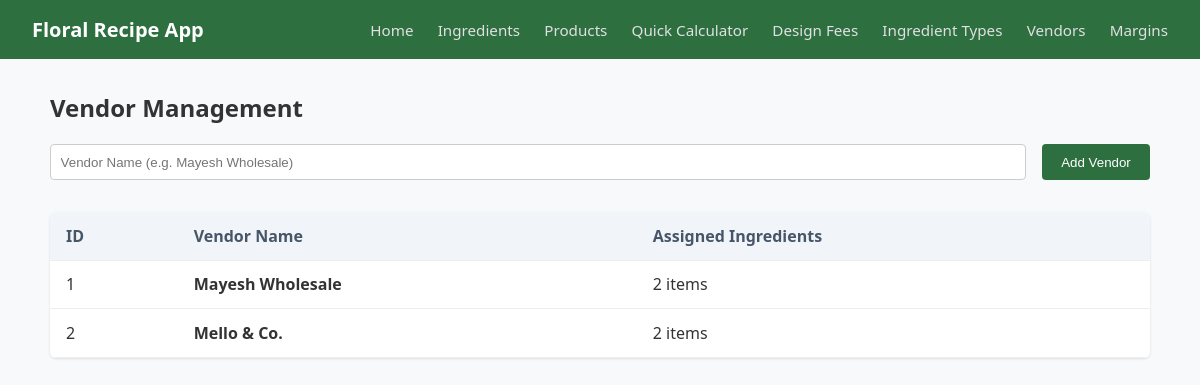
/vendors, run on an earlier commit of the app's database.
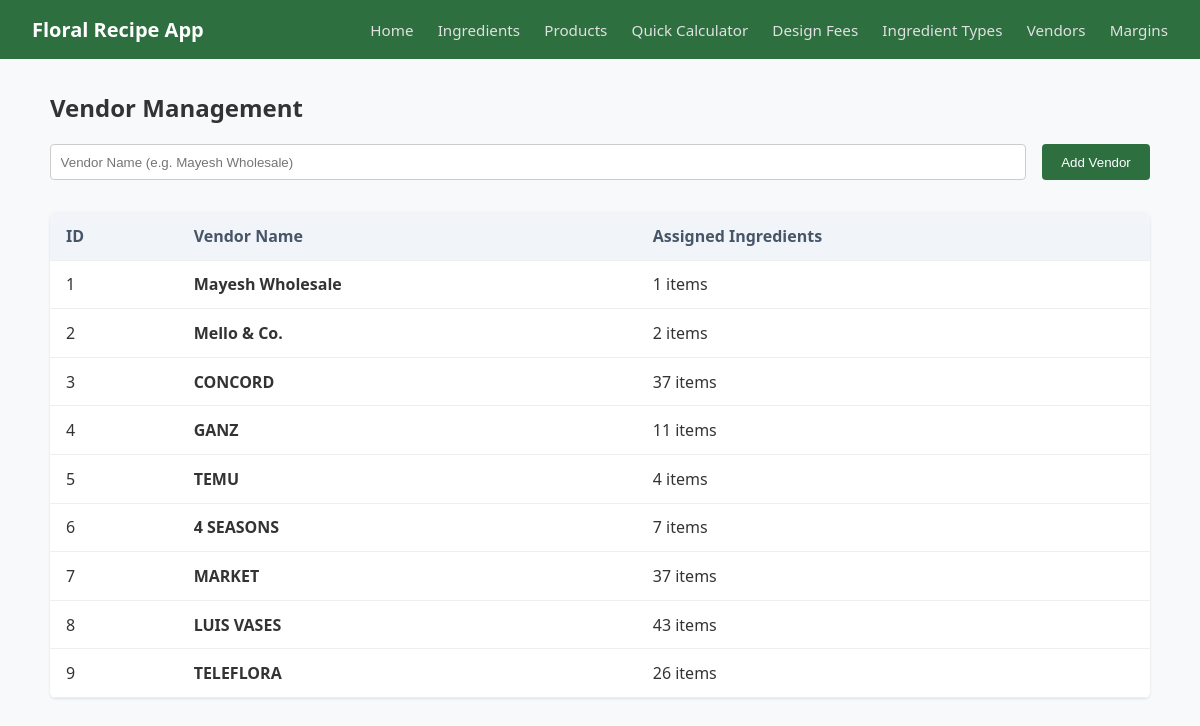
And on a later commit of the database.
### models.py (models this page shows, shortened)
class Vendor(db.Model):
    __tablename__ = 'vendors'
    id = db.Column(db.Integer, primary_key=True)
    name = db.Column(db.String(100), nullable=False)
    ingredients = db.relationship('Ingredient', backref='vendor', lazy=True)

### app.py (the view, shortened to what this page needs)
@app.route('/vendors', methods=['GET', 'POST'])
def vendors():
    all_vendors = models.Vendor.query.all()
    return render_template('vendors.html', vendors=all_vendors)

### templates/vendors.html (shortened to what this page needs)
{% extends 'base.html' %}
{% block content %}
<h2>Vendor Management</h2>
<form method="POST" class="form-inline">
    <input type="text" name="name" placeholder="Vendor Name (e.g. Mayesh Wholesale)" required>
    <button type="submit">Add Vendor</button>
</form>
<table class="data-table">
    <thead>
        <tr>
            <th>ID</th>
            <th>Vendor Name</th>
            <th>Assigned Ingredients</th>
        </tr>
    </thead>
    <tbody>
        {% for vendor in vendors %}
        <tr>
            <td>{{ vendor.id }}</td>
            <td><strong>{{ vendor.name }}</strong></td>
            <td>{{ vendor.ingredients|length }} items</td>
        </tr>
        {% else %}
        <tr><td colspan="3">No vendors found. Add one above!</td></tr>
        {% endfor %}
    </tbody>
</table>
{% endblock %}

What changed in the data, as far as the page shows it:
computed for Vendor "Mayesh Wholesale": ingredients|length "2" → "1"
added Vendor: id "3", name "CONCORD", ingredients|length "37"
added Vendor: id "4", name "GANZ", ingredients|length "11"
added Vendor: id "5", name "TEMU", ingredients|length "4"
added Vendor: id "6", name "4 SEASONS", ingredients|length "7"
added Vendor: id "7", name "MARKET", ingredients|length "37"
added Vendor: id "8", name "LUIS VASES", ingredients|length "43"
added Vendor: id "9", name "TELEFLORA", ingredients|length "26"
